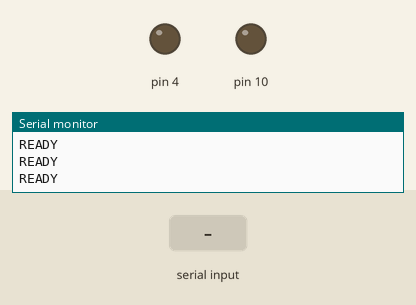
Recording of a program running on a simulated Arduino Uno, built with avr-gcc and run on an emulated ATmega328P. Shown: output pins drawn as LEDs (lit = HIGH), the last lines printed to the serial monitor. Dashed ring = blinking. The test bench sets the inputs (shaded band).

Above: at 1.2 s.
1.3 s: "ACK\n" received over Serial
3.5 s: "90,45\n" received over Serial
At 3.9 s:
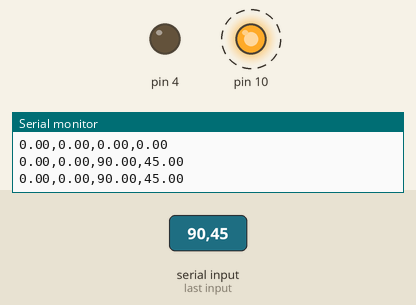
6.5 s: "30,150\n" received over Serial
At 7.4 s:
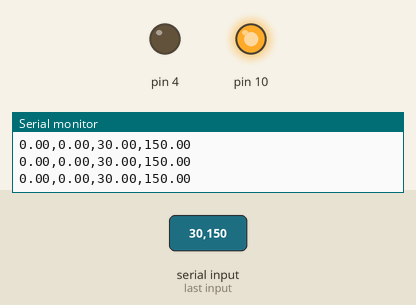
8.0 s: "1,90\n" received over Serial
At 8.9 s:
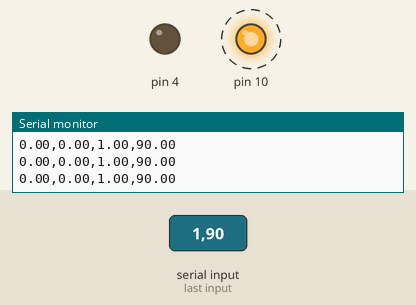
Timing chart, 0 to 10.8 s (numbered marks = the images above; inputs shaded):
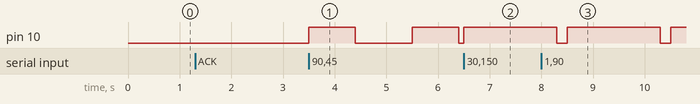

Measured:
- after the input at 3.5 s, pin 10: alternates HIGH for 0.90 s and LOW for 1.1 s, starting at once
- after the input at 6.5 s, pin 10: LOW → HIGH after 0.00 s instead of 1.0 s
- after the input at 8.0 s, pin 10: alternates HIGH for 1.8 s and LOW for 0.20 s, starting after 0.30 s

The program:

main.cpp
```cpp
//Author: Seth Sievers
//Date: 7/9/23
//Purpose: This Arduino Program will communicate with the python based host
//      controller script for the purpose of controlling a modified toaster oven
//      reflow oven

#include "Arduino.h"
#include "MAX6675.h"
#include "Stdint.h"
#include "SoftPWM.h"
#include "PID_v1.h"

/* ---------------------------- GLOBAL_VARIABLES ---------------------------- */
// Thermocouple Vars
MAX6675 TMP(8);
float TMP_BUF[4];
unsigned long int LAST_SAMPLE_MS = 0;
unsigned long int NUM_SAMPLES = 0;
unsigned int BUF_INDEX = 0;
double TMP_C = 0;

char BUF[16]; // Serial Receive Buffer
char TMP_STR_BUF[16]; //buffer to separate input data

// State machine
short STATE = 0;
unsigned long int LAST_MESSAGE_MS = 0;
unsigned long int REFLOW_START_MS = 0;
unsigned long int PREWARM_START_MS = 0;

// Heater
const float PWM_FREQ = 0.5;
SoftPWM HEATER_PWM(10, PWM_FREQ);
double HEATER_DC = 0;
double SETPOINT = 0;
double PID_OUTPUT = 0;
double KP = 20;
double KI = 0;
double KD = 0;
PID PID_CONTROLLER(&TMP_C, &PID_OUTPUT, &SETPOINT, KP, KI, KD, P_ON_E, DIRECT);
float FF_DC = 0;

/* -------------------------------------------------------------------------- */

/* ----------------------------- FUNCTION_STUBS ----------------------------- */
float sum(const float array[4]);
void clearBuf(char array[], const short LEN);
void sendData(unsigned long int time, float tmpC, float setP, float ff_dc);
void sendDataSigned(long int time, float tmpC, float setP, float ff_dc);
bool isNumeric (const char array[], const short LEN);
void readData();
/* -------------------------------------------------------------------------- */

/* ---------------------------------- SETUP --------------------------------- */
void setup()
{
        // Setup serial and buffer
        Serial.begin(115200);
        Serial.setTimeout(500);
        clearBuf(BUF, 16);

        // Heater and Control
        HEATER_PWM.setDC(0);
        PID_CONTROLLER.SetMode(MANUAL);
        PID_CONTROLLER.SetOutputLimits(0, 100);
        PID_CONTROLLER.SetSampleTime(500);

        pinMode(4, OUTPUT);
        digitalWrite(4, LOW);

}
/* -------------------------------------------------------------------------- */

/* ---------------------------------- LOOP ---------------------------------- */
void loop()
{
        // Heater software PWM update
        HEATER_PWM.update();

        // Sample every 250ms and recompute temperatures
        if ((millis() - LAST_SAMPLE_MS) > 250){
                BUF_INDEX = (NUM_SAMPLES % 4);
                TMP_BUF[BUF_INDEX] = TMP.readTempC();
                LAST_SAMPLE_MS = millis();
                NUM_SAMPLES++;
                TMP_C = sum(TMP_BUF)/4.0;
        }

        // State machine controlling operation
        switch(STATE)
        {
                case 0:
                        /* ---------------- //INITIALIZATION ---------------- */
                        //send READY signal and check for response
                        if ((millis() - LAST_MESSAGE_MS) > 250) {
                                Serial.println(F("READY"));
                                LAST_MESSAGE_MS = millis();
                        }
                        if (Serial.available() > 0) {
                                Serial.readBytesUntil('\n', BUF, 16);
                                if (strcmp(BUF, "ACK") == 0) {
                                        STATE = 1;
                                        PREWARM_START_MS = millis();
                                } else {
                                        clearBuf(BUF, 16);
                                }
                        }
                        break;
                case 1:
                        /* --------------------- PREWARM -------------------- */
                        // time of <0 tells host to send first setpoint and specifies
                        // oven is prewarming and timer has not started
                        if ((millis() - LAST_MESSAGE_MS) > 250) {
                                sendDataSigned(-1000, TMP_C, SETPOINT, FF_DC);
                                LAST_MESSAGE_MS = millis();
                        }
                        readData();

                        // lock out state logic to allow variables to be set initially
                        if ((millis() - PREWARM_START_MS) > 500){
                                if (SETPOINT > TMP_C) {
                                        HEATER_PWM.setDC(100);
                                } else {
                                        HEATER_PWM.setDC(0);
                                        STATE = 2;
                                }
                        }
                        // if (Serial.available() > 0) {
                        //         Serial.readBytesUntil('\n', BUF, 12);
                        //         if (isNumeric(BUF, 12)) {
                        //                 SETPOINT = atof(BUF);
                        //                 HEATER_PWM.setDC(100);
                        //                 clearBuf(BUF, 12);
                        //         } else {
                        //                 clearBuf(BUF, 12);
                        //         }
                        //         if (TMP_C > SETPOINT) {
                        //                 HEATER_PWM.setDC(0);
                        //                 REFLOW_START_MS = millis();
                        //                 PID_CONTROLLER.SetMode(AUTOMATIC);
                        //                 STATE = 2;
                        //         }
                        // }
                        break;
                case 2:
                        /* --------------- FEEDFORWARD_RAMPUP --------------- */
                        // time of 0 specifies that controller is in feedforward ramp mode
                        // this means that the oven needs time to begin heating the
                        // elements to fulfill the feedforward controller
                        // once the host sends a negative ff_dc, the reflow cycle will begin
                        if ((millis() - LAST_MESSAGE_MS) > 250) {
                                sendDataSigned(0, TMP_C, SETPOINT, FF_DC);
                                LAST_MESSAGE_MS = millis();
                        }
                        readData();
                        if (FF_DC >= 0) {
                                HEATER_PWM.setDC(FF_DC);
                        } else {
                                HEATER_PWM.setDC(0);
                                REFLOW_START_MS = millis();
                                PID_CONTROLLER.SetMode(AUTOMATIC);
                                STATE = 3;
                        }
                        break;
                case 3:
                        /* --------------------- REFLOW --------------------- */
                        // PID controller takes over and follows setpoint sent
                        // by host script in combination with compensation FF controller
                        if ((millis() - LAST_MESSAGE_MS) > 250) {
                                sendData((millis() - REFLOW_START_MS),
                                        TMP_C, SETPOINT, FF_DC);
                                LAST_MESSAGE_MS = millis();
                        }
                        readData();
                        PID_CONTROLLER.Compute();
                        // combine FF DC with PID output but clamp to 100
                        if ((FF_DC + PID_OUTPUT) >= 100) {
                                HEATER_DC = 100;
                        } else {
                                HEATER_DC = (FF_DC + PID_OUTPUT);
                        }
                        HEATER_PWM.setDC(HEATER_DC);
                        break;
        }
}
/* -------------------------------------------------------------------------- */

/* --------------------------- FUNCTION_DEFINTIONS -------------------------- */
float sum(const float array[4])
{
        float total = 0;
        for (short i = 0; i < 4; i++)
        {
                total += array[i];
        }
        return total;
}

void clearBuf(char array[], const short LEN)
{
        for (short i = 0; i < LEN; i++)
        {
                array[i] = '\0';
        }
        return;
}

void sendData(unsigned long int time, float tmpC, float setP, float ff_dc)
{
        Serial.print(time/1000.0);
        Serial.print(F(","));
        Serial.print(tmpC);
        Serial.print(F(","));
        Serial.print(setP);
        Serial.print(F(","));
        Serial.println(ff_dc);
        return;
}

void sendDataSigned(long int time, float tmpC, float setP, float ff_dc)
{
        Serial.print(time/1000.0);
        Serial.print(F(","));
        Serial.print(tmpC);
        Serial.print(F(","));
        Serial.print(setP);
        Serial.print(F(","));
        Serial.println(ff_dc);
        return;
}

bool isNumeric (const char array[], const short LEN)
{
        bool isANumber = false;
        for (short i = 0; i < LEN; i++)
        {
                if (array[i] != '\0') {
                        if (isDigit(array[i]) || (array[i] == '-') || ((array[i] == '.') && (i != 0))) {
                                isANumber = true;
                        } else {
                                isANumber = false;
                                break;
                        }
                } else {
                        return isANumber;
                }
        }
        return isANumber;
}

void readData()
{
        if (Serial.available() > 0) {
                // read entire data string into buffer
                clearBuf(BUF, 16);
                clearBuf(TMP_STR_BUF, 16);
                Serial.readBytesUntil('\n', BUF, 16);
                // read the setpoint from the string
                short i = 0;
                short j = 0;
                for (; i < 16; i++)
                {
                        if ((BUF[i] == '\0') || (BUF[i] == '\n')) {
                                clearBuf(BUF, 16);
                                clearBuf(TMP_STR_BUF, 16);
                                return; // stop malformed data
                        }
                        if (BUF[i] == ',') {
                                i++;
                                break; // go on to ff_dc
                        } else {
                                TMP_STR_BUF[j] = BUF[i];
                                j++;
                        }
                }
                if (isNumeric(TMP_STR_BUF, 16)) {
                        SETPOINT = atof(TMP_STR_BUF);
                }

                // read the ff_dc
                clearBuf(TMP_STR_BUF, 16);
                j = 0;
                for (; i < 16; i++)
                {
                        if ((BUF[i] == '\n') || (BUF[i] == ',')) {
                                clearBuf(BUF, 16);
                                clearBuf(TMP_STR_BUF, 16);
                                return; // stop malformed data
                        }
                        if (BUF[i] == '\0') {
                                break;
                        } else {
                                TMP_STR_BUF[j] = BUF[i];
                                j++;
                        }
                }
                if (isNumeric(TMP_STR_BUF, 16)) {
                        FF_DC = atof(TMP_STR_BUF);
                }
        }
        return;
}
/* -------------------------------------------------------------------------- */
```

SoftPWM.h
```cpp
#ifndef SOFTPWM_H
#define SOFTPWM_H
//Author: Seth Sievers
//Date: 7/9/23
//Purpose: This is a basic software PWM class created to controlling SSR's which
//      must be controlled with a frequency lower than hardware PWM is capable of.
//      It does not use timers directly and as such can be further optimized.

/* ----------------------------- SOFT_PWM_CLASS ----------------------------- */
class SoftPWM
{
        public:
                // Creates a soft PWM generator on the specified pin
                SoftPWM(const unsigned short PIN, const float FREQ);

                // Updates timings and switches output if necessary. Should be placed
                // in main loop and ran as fast as possible
                void update();

                // changes set PWM frequency
                void setFreq(const float freq);

                // changes set PWM DC, 0 is true off
                void setDC(const float DC);

        private:
                bool changed = true;
                unsigned short pin;
                float freq;
                unsigned short state = 1;
                float DutyCycle = 0;
                unsigned long period;
                unsigned long onPeriod;
                unsigned long offPeriod;
                unsigned long nextRunUS = 0;
                unsigned long lastRunUS = 0;
};
/* -------------------------------------------------------------------------- */

#endif 
```

SoftPWM.cpp
```cpp
#include "SoftPWM.h"
#include "Arduino.h"

/* ------------------------- SOFT_PWM_IMPLEMENTATION ------------------------ */
SoftPWM::SoftPWM(const unsigned short PIN, const float FREQ)
{
        pin = PIN;
        freq = FREQ;
        changed = true;
        pinMode(pin, OUTPUT);
        digitalWrite(pin, LOW);
        return;
}

void SoftPWM::update()
{
        // if variables updated recompute timings
        if (changed) {
                period = ceil(1000000.0/freq);
                onPeriod = ceil((DutyCycle/100.0)*period);
                offPeriod = period - onPeriod;
                changed = false;

                // if the dutycycle or frequency changes, recompute using stored lastRunUS value
                // should mitigate pwm lag when changing from a slow frequency or high DC
                switch (!state) // we want the previous state
                {
                        case 0:
                                nextRunUS = lastRunUS + onPeriod;
                                break;
                        case 1:
                                nextRunUS = lastRunUS + offPeriod;
                                break;
                }
        }

        //PWM state machine
        if (micros() > nextRunUS) {
                if (DutyCycle == 0 ) {
                        digitalWrite(pin, LOW);
                        state = 1;
                }
                switch (state)
                {
                        case 0:
                                // on
                                digitalWrite(pin, HIGH);
                                nextRunUS = micros() + onPeriod;
                                state = 1;
                                break;
                        case 1:
                                // off
                                digitalWrite(pin, LOW);
                                nextRunUS = micros() + offPeriod;
                                state = 0;
                                break;
                }
                lastRunUS = micros();
        } else {
                unsigned long currentUS = micros();
                if ((currentUS < nextRunUS) && ((nextRunUS - currentUS) > 1000000000UL)) {
                        //catch any micros() overflow, one cycle will be malformed
                        switch (!state) //we want the previous state
                        {
                                case 0:
                                        nextRunUS = micros() + onPeriod;
                                        break;
                                case 1:
                                        nextRunUS = micros() + offPeriod;
                                        break;
                        }
                }
        }

}

void SoftPWM::setFreq(const float FREQ)
{
        freq = FREQ;
        changed = true;
        return;
}

void SoftPWM::setDC(const float DC)
{
        if (DC != DutyCycle) {
                DutyCycle = DC;
                changed = true;
        }
        return;
}
/* -------------------------------------------------------------------------- */
```
